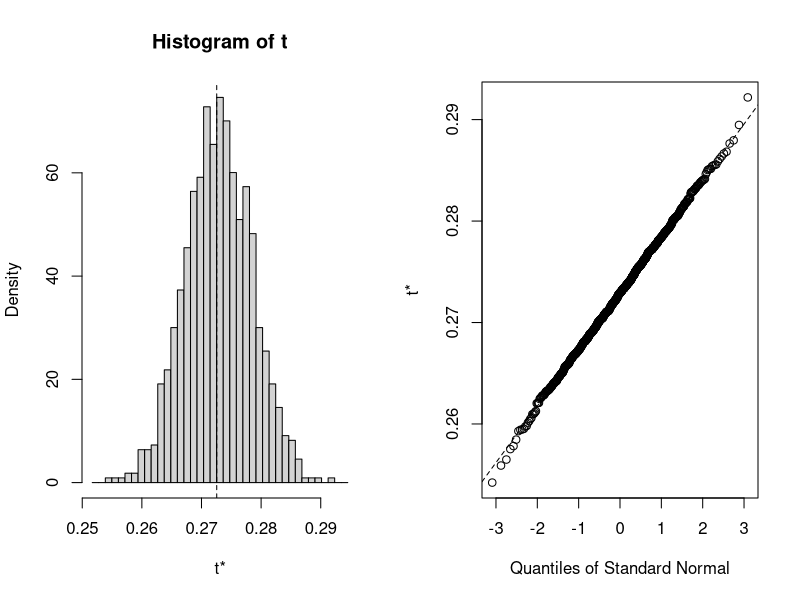
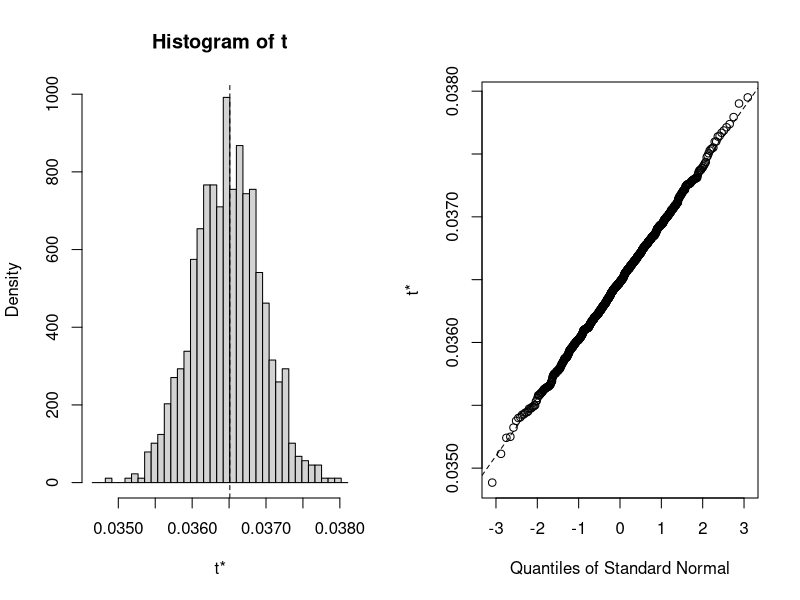
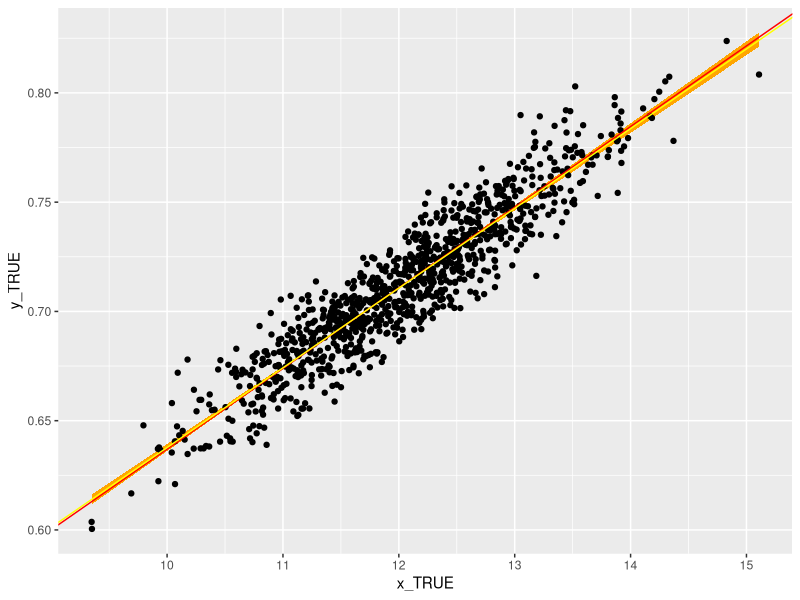
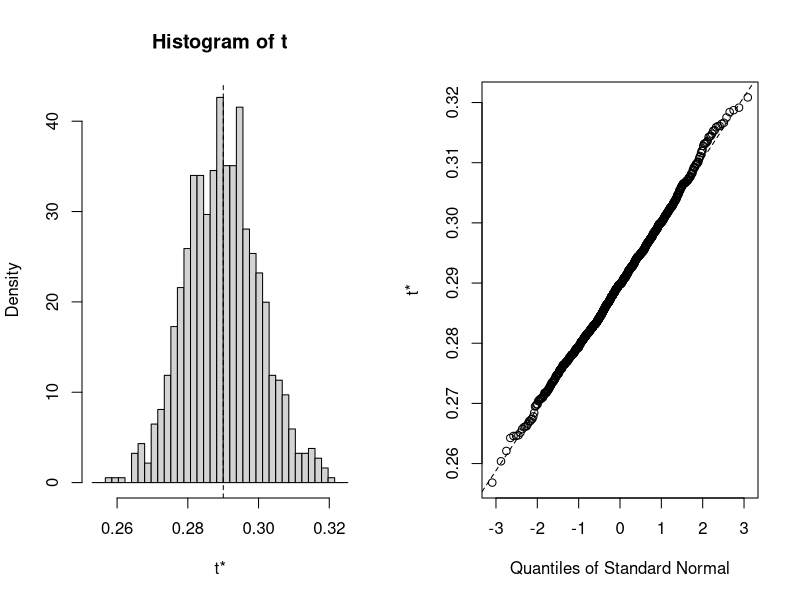
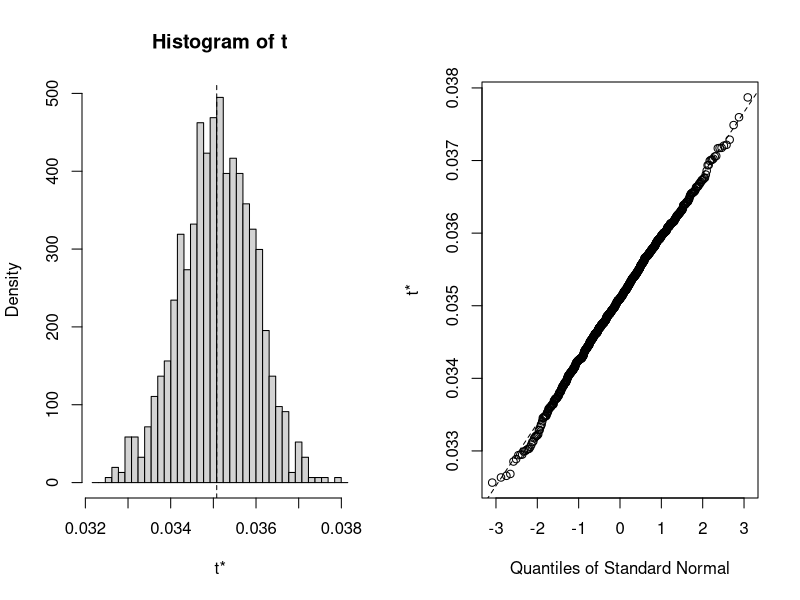
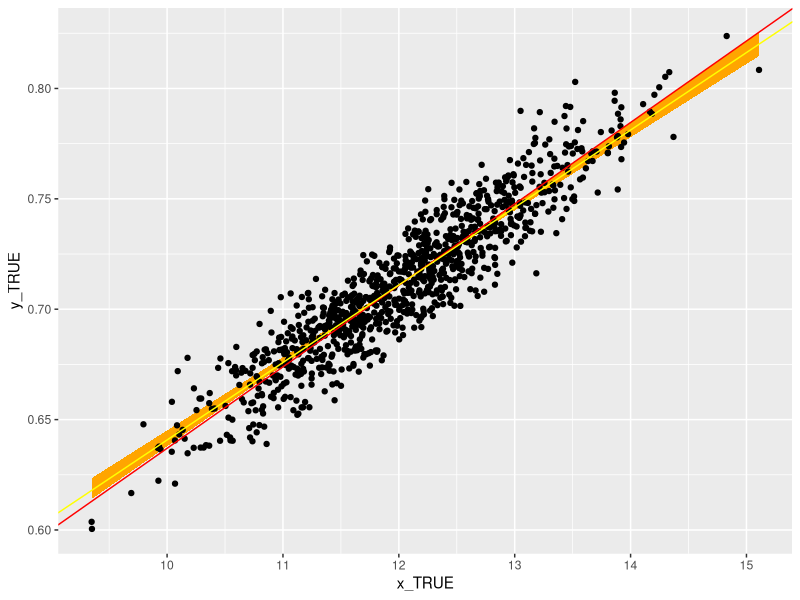
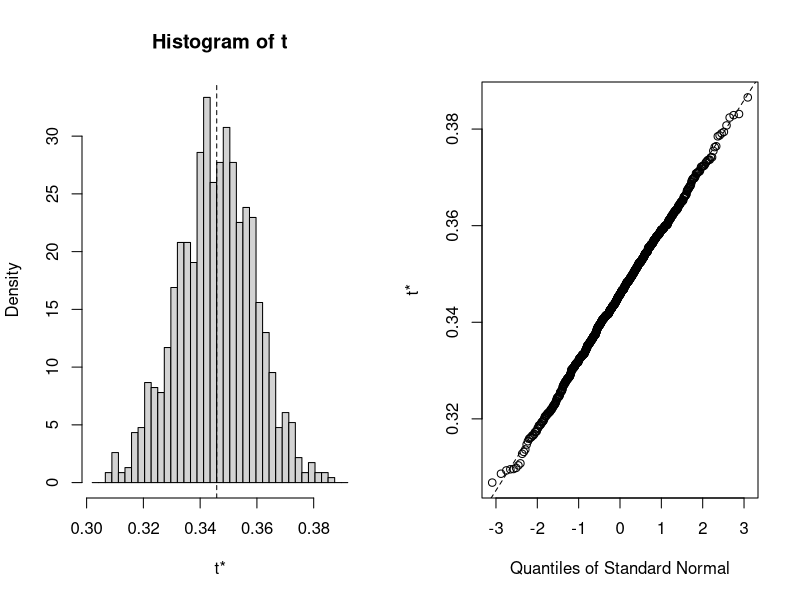
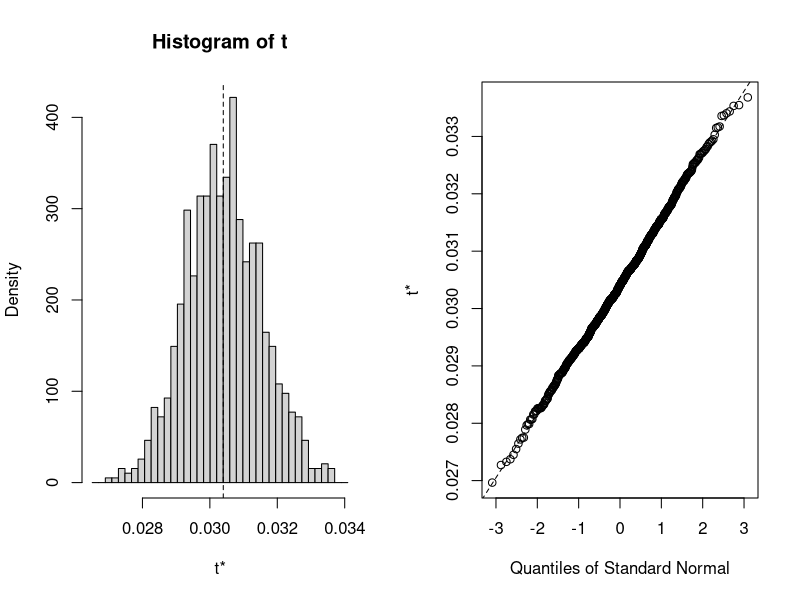

Here is the R script that generated these plots, in order:
## ---- chunk 1
knitr::opts_chunk$set(echo = TRUE, warning = FALSE, message = FALSE)

library(tidyverse)
library(dplyr)
library(ggplot2)
library(boot)
library(gridExtra)
## ---- chunk 2
data_low <- read_csv("../Data/Dataset_S1.csv")
data_intermediate <- read_csv("../Data/Dataset_S2.csv")
data_high <- read_csv("../Data/Dataset_S3.csv")
## ---- chunk 3
# https://www.statmethods.net/advstats/bootstrapping.html
# Boot library docs
# calculate the Intercept
OLS_Intercept <- function(formula, data, indices) {
  d <- data[indices,]                   # allows boot to select sample
  fit <- lm(formula, data=d)            # the OLS model
  return (coef(fit)[1])                 # get intercept
}

# calculate the slope
OLS_slope <- function(formula, data, indices) {
  d <- data[indices,]                   # allows boot to select sample
  fit <- lm(formula, data=d)            # the OLS model
  return (coef(fit)[2])                 # get slope
}

## ---- chunk 4

# set seed for production
set.seed(1234)

# bootstrapping with 1000 replications
results_Intercept <- boot(data=data_low, 
                statistic=OLS_Intercept,
                R=1000,
                formula=D47~Temperature)

plot(results_Intercept)

median_Intercept_low <- median(results_Intercept$t)
print(boot.ci(results_Intercept, type="bca"))
cat("Median Intercept:", median_Intercept_low)


## ---- chunk 5
# use the same seed to keep same results
set.seed(1234)

# bootstrapping with 1000 replications
results_Slope <- boot(data=data_low, 
                statistic=OLS_slope,
                R=1000,
                formula=D47~Temperature)

plot(results_Slope)

median_Slope_low <- median(results_Slope$t)

print(boot.ci(results_Slope, type="bca"))
cat("Median Slope:", median_Slope_low)

## ---- chunk 6
data_low %>% 
  ggplot(aes(x = x_TRUE, y=y_TRUE)) + 
  geom_ribbon(aes(ymin = 0.0356 * x_TRUE + 0.2833, ymax = 0.0375 * x_TRUE + 0.2611), fill = "orange") +
  geom_point() +
  geom_abline(slope = 0.0369, intercept = 0.268, color = 'red') +
  geom_abline(slope = median_Slope_low, intercept = median_Intercept_low, color = 'yellow')
## ---- chunk 7

# set seed for production
set.seed(1234)

# bootstrapping with 1000 replications
results_Intercept <- boot(data=data_intermediate, 
                statistic=OLS_Intercept,
                R=1000,
                formula=D47~Temperature)

plot(results_Intercept)

median_Intercept_Intermediate <- median(results_Intercept$t)

print(boot.ci(results_Intercept, type="bca"))
cat("Median Intercept:", median_Intercept_Intermediate)


## ---- chunk 8
# use the same seed to keep same results
set.seed(1234)

# bootstrapping with 1000 replications
results_Slope <- boot(data=data_intermediate, 
                statistic=OLS_slope,
                R=1000,
                formula=D47~Temperature)

plot(results_Slope)

median_Slope_Intermediate <- median(results_Slope$t)

print(boot.ci(results_Slope, type="bca"))
cat("Median Slope:", median_Slope_Intermediate)

## ---- chunk 9
data_low %>% 
  ggplot(aes(x = x_TRUE, y=y_TRUE)) + 
  geom_ribbon(aes(ymin = 0.0332 * x_TRUE + 0.3131, ymax = 0.0367 * x_TRUE + 0.2709), fill = "orange") +
  geom_point() +
  geom_abline(slope = 0.0369, intercept = 0.268, color = 'red') +
  geom_abline(slope = median_Slope_Intermediate, intercept = median_Intercept_Intermediate, color = 'yellow')
## ---- chunk 10

# set seed for production
set.seed(1234)

# bootstrapping with 1000 replications
results_Intercept <- boot(data=data_high, 
                statistic=OLS_Intercept,
                R=1000,
                formula=D47~Temperature)

plot(results_Intercept)

median_Intercept_high <- median(results_Intercept$t)
print(boot.ci(results_Intercept, type="bca"))
cat("Median Intercept:", median_Intercept_high)


## ---- chunk 11
# use the same seed to keep same results
set.seed(1234)

# bootstrapping with 1000 replications
results_Slope <- boot(data=data_high, 
                statistic=OLS_slope,
                R=1000,
                formula=D47~Temperature)

plot(results_Slope)

median_Slope_high <- median(results_Slope$t)

print(boot.ci(results_Slope, type="bca"))
cat("Median Slope:", median_Slope_high)

## ---- chunk 12
data_low %>% 
  ggplot(aes(x = x_TRUE, y=y_TRUE)) + 
  geom_ribbon(aes(ymin = 0.0283 * x_TRUE + 0.3721, ymax = 0.0327 * x_TRUE + 0.3186), fill = "orange") +
  geom_point() +
  geom_abline(slope = 0.0369, intercept = 0.268, color = 'red') +
  geom_abline(slope = median_Slope_high, intercept = median_Intercept_high, color = 'yellow')
## ---- chunk 13
# integrate variables into the lists
DataNames <- c('Low', 'Intermediate', 'High', 'True')
Slopes <- c(median_Slope_low, median_Slope_Intermediate, median_Slope_high, 0.0369)
Intercepts <- c(median_Intercept_low, median_Intercept_Intermediate, median_Intercept_high, 0.268)

OLS_results <- do.call(rbind, Map(data.frame, name=DataNames, Slopes=Slopes, Intercepts=Intercepts))

Slopes_plot <- OLS_results %>% 
  ggplot(aes(x = name, y = Slopes,fill = name)) +
  geom_col() +
  geom_text(aes(label = round(Slopes, 4), y = Slopes + 0.005)) +
  labs(x = "Error Level",
       y = "Median Slope",
       fill = "Error Level")

Intercepts_plot <- OLS_results %>% 
  ggplot(aes(x = name, y = Intercepts ,fill = name)) +
  geom_col() +
  geom_text(aes(label = round(Intercepts, 4), y = Intercepts + 0.05)) +
  labs(x = "Error Level",
       y = "Median Intercept",
       fill = "Erro Level")

grid.arrange(Slopes_plot, Intercepts_plot, nrow = 2)
